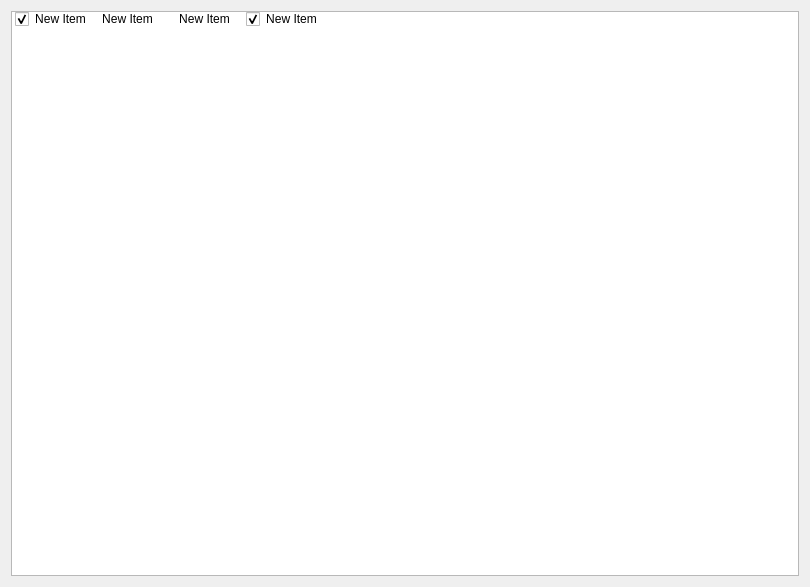
<?xml version="1.0" encoding="UTF-8"?>
<ui version="4.0">
 <class>PatientView</class>
 <widget class="QWidget" name="PatientView">
  <property name="geometry">
   <rect>
    <x>0</x>
    <y>0</y>
    <width>810</width>
    <height>587</height>
   </rect>
  </property>
  <property name="windowTitle">
   <string>Form</string>
  </property>
  <layout class="QGridLayout" name="gridLayout">
   <item row="0" column="0">
    <widget class="QListWidget" name="listWidget">
     <property name="mouseTracking">
      <bool>false</bool>
     </property>
     <property name="selectionMode">
      <enum>QAbstractItemView::SingleSelection</enum>
     </property>
     <property name="resizeMode">
      <enum>QListView::Adjust</enum>
     </property>
     <property name="spacing">
      <number>40</number>
     </property>
     <property name="viewMode">
      <enum>QListView::IconMode</enum>
     </property>
     <property name="modelColumn">
      <number>0</number>
     </property>
     <property name="uniformItemSizes">
      <bool>true</bool>
     </property>
     <property name="sortingEnabled">
      <bool>false</bool>
     </property>
     <item>
      <property name="text">
       <string>New Item</string>
      </property>
      <property name="checkState">
       <enum>Checked</enum>
      </property>
      <property name="icon">
       <iconset resource="../res/panexres.qrc">
        <normaloff>:/icons/Chart_Bar.png</normaloff>:/icons/Chart_Bar.png</iconset>
      </property>
     </item>
     <item>
      <property name="text">
       <string>New Item</string>
      </property>
      <property name="checkState">
       <enum>Unchecked</enum>
      </property>
      <property name="icon">
       <iconset resource="../res/panexres.qrc">
        <normaloff>:/icons/File_HTML.png</normaloff>:/icons/File_HTML.png</iconset>
      </property>
     </item>
     <item>
      <property name="text">
       <string>New Item</string>
      </property>
      <property name="checkState">
       <enum>Unchecked</enum>
      </property>
      <property name="icon">
       <iconset resource="../res/panexres.qrc">
        <normaloff>:/icons/Blocknotes.png</normaloff>:/icons/Blocknotes.png</iconset>
      </property>
     </item>
     <item>
      <property name="text">
       <string>New Item</string>
      </property>
      <property name="checkState">
       <enum>Checked</enum>
      </property>
      <property name="icon">
       <iconset resource="../res/panexres.qrc">
        <normaloff>:/icons/Chart_Bar_Table.png</normaloff>:/icons/Chart_Bar_Table.png</iconset>
      </property>
     </item>
    </widget>
   </item>
  </layout>
 </widget>
 <resources>
  <include location="../res/panexres.qrc"/>
 </resources>
 <connections/>
</ui>
